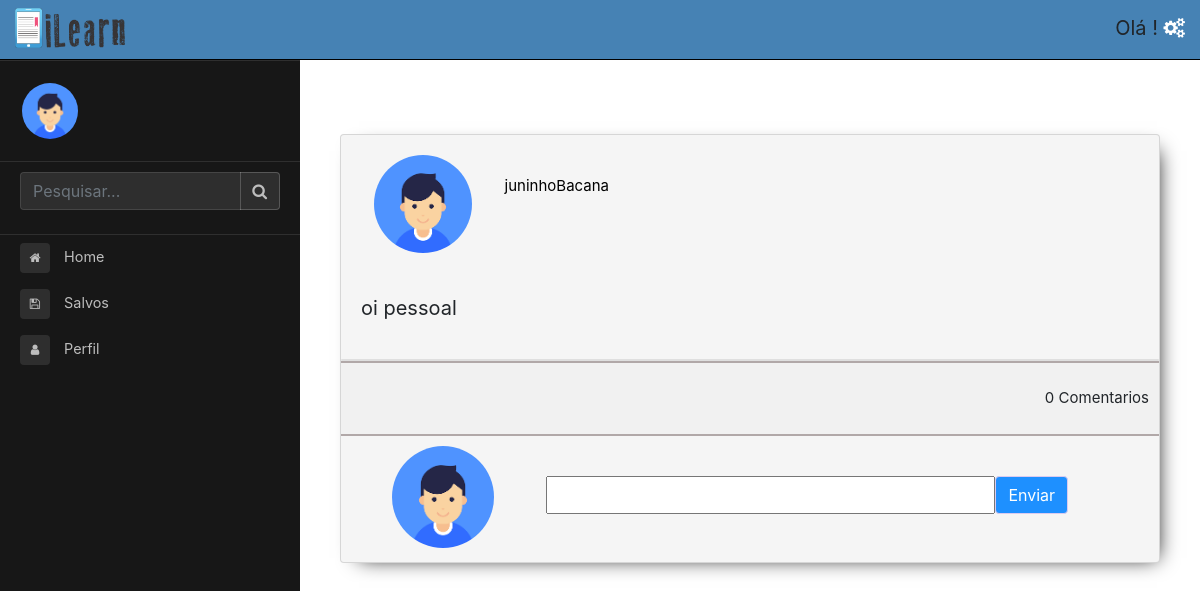
The page /ilearn-layout/post.php?idPub=136 on the database its author committed.
### tables this page shows
CREATE TABLE `publicacao` (
  `idPublicacao` int(11) NOT NULL,
  `idUsuarioPublicacao` int(11) NOT NULL,
  `textoPublicacao` varchar(5000) NOT NULL,
  `dataPublicacao` datetime NOT NULL
);

CREATE TABLE `usuario` (
  `idUsuario` int(11) NOT NULL,
  `senhaUsuario` varchar(100) NOT NULL,
  `emailUsuario` varchar(100) NOT NULL,
  `nicknameUsuario` varchar(100) NOT NULL,
  `imagemUsuario` varchar(150) NOT NULL
);

### ilearn-layout/bancoDeDados.php (called while the page is built, shortened)
<?php
class BancoDeDados {
	private $conexao;
	private $resultado;
	public function lerResultados(): array {
		return $this->resultado->fetchAll ();
	}
	public function executarSQL(string $sql): bool {
		try {
			$this->conexao->beginTransaction ();
			$this->resultado = $this->conexao->prepare ( $sql );
			$this->resultado->execute ();
			$this->conexao->commit ();
			return true;
		} catch ( Exception $e ) {
			return false;
		}
	}
	public function abrirConexao(): bool {
		try {
			$end = "mysql:host=127.0.0.1;dbname=teste";
			$conf = array (
					PDO::MYSQL_ATTR_INIT_COMMAND => "SET NAMES utf8"
			);
			$this->conexao = new PDO ( $end, "root", "", $conf );
			return true;
		} catch ( Exception $e ) {
			echo "Falha ao conectar com o banco de dados";
			exit ( 0 );
		}
	}
}
?>

### ilearn-layout/post.php (the view, shortened to what this page needs)
<?php
include "superior.php";
require_once 'bancoDeDados.php';
 $sql = "SELECT textoPublicacao, emailUsuario, idUsuario, idPublicacao, nicknameUsuario FROM publicacao
             INNER JOIN usuario ON publicacao.idUsuarioPublicacao = usuario.idUsuario WHERE idPublicacao = '{$_GET['idPub']}' ORDER BY idPublicacao DESC";
    $banco = new BancoDeDados();
        $banco->abrirConexao();
        $banco->executarSQL($sql);
        $res = $banco->lerResultados();
        foreach ($res as $pub) {
?>
            <main class="page-content">
                <div class="container-fluid margin-superior-menu">
<div class="card testePTColorgray my-4 ">
                    <div class="mensagem">
                        <a href="perfil.php">
                            <div class="avatarMensagem">
                                <img src="assets/img/avatar.png" class="rounded-circle" alt="">
                            </div>
                            <div class="nomeAvatarMensagem">
                                <p class="text-preto"><?=$pub['nicknameUsuario'];?>
                            </div>
                        </a>
                    </div>
                    <div class="card-body">
                        <div class="card-text img text-post">
                            <p style="font-size: 20px;">
                               <?=$pub['textoPublicacao'];?>
                            </p>
                        </div>
                    </div>
                    <div class="card fotoPost">
                                           </div>
            <?php
                            $coment = "SELECT idComentario,comentarioPublicado, emailUsuario, idUsuario, idPublicacao, nicknameUsuario FROM comentario
                                INNER JOIN publicacao ON comentario.idPublicacaoComentada = publicacao.idPublicacao
                                INNER JOIN usuario ON comentario.idComentador = usuario.idUsuario WHERE publicacao.idPublicacao = '{$_GET['idPub']}' ORDER BY idComentario ASC";
                        $banco->executarSQL($coment);
                        $resC = $banco->lerResultados();
                        $idCom = count($resC);?>
                    <div class="botaoMensagem cinza-claro2 py-2">
                        <p class=" mt-1"> <?php echo $idCom;?> Comentarios</p>
                    </div>
            <form action="telaComentarioDois.php" method="POST">
                    <div class="respondaMensagem">
                        <div class="avatarResponda">
                            <img src="assets/img/avatar.png" class="rounded-circle" alt="">
                        </div>
                        <div class="respondaMensagemInput">
                            <input type="text" name="comentario">
                        </div>
                        <div class="respondaMensagemBotao">
                            <button type="submit" class="btn btn-primary botao">Enviar</button>
                        </div>
                    </div>
                </form>
                </div>
                </div>
            </main>
<?php }
include "inferior.php";
?>

### ilearn-layout/assets/css/style-1.css (style rules this page uses)
a { text-decoration: none; color: #fff; }
.btn-primary { background: #7852a7 !important; border-color: #dbcbef !important; }
.text-preto { color: #000 !important; }
.cinza-claro2 { background: #f1f1f1; border-top:2px solid #b1a8a8; border-bottom:2px solid #b1a8a8; }
p { font-size: 15px; }
.mensagem { width: 100%; }
.avatarMensagem { width: 20%; float: left; text-align: center; margin: 20px 0; }
.avatarMensagem img { width: 60%; }
.nomeAvatarMensagem { width: 80%; float: left; margin-top: 40px; }
.botaoMensagem { width: 100%; float: left; padding: 10px 10px 0 10px; }
.botaoMensagem p { float: right; margin-top: 16px !important; }
.nomeAvatarMensagem { width: 80%; float: left; }
.respondaMensagem { width: 100%; margin: 10px 0; }
.avatarResponda { width: 25%; text-align: center; float: left; }
.avatarResponda img { width: 50%; }
.respondaMensagemInput { width: 55%; float: left; margin-top: 30px; }
.respondaMensagemInput input { width: 100%; height: 38px; }
.respondaMensagemBotao { width: 20%; float: left; margin-top: 30px; }
img { vertical-align: middle; }
.testePTColorgray { background-color: #e3e6e4; box-shadow: 8px 6px 20px -11px #000; }

### ilearn-layout/assets/css/custom.css (style rules this page uses)
body { font-size: .9rem; }
.page-wrapper .sidebar-wrapper, .sidebar-wrapper .sidebar-brand>a, .sidebar-wrapper .sidebar-dropdown>a:after, .sidebar-wrapper .sidebar-menu .sidebar-dropdown .sidebar-submenu li a:before, .sidebar-wrapper ul li a i, .page-wrapper .page-content, .sidebar-wrapper .sidebar-search input.search-menu, .sidebar-wrapper .sidebar-search .input-group-text, .sidebar-wrapper .sidebar-menu ul li a, .sidebar-b .sidebar-wrapper::before, #show-sidebar, #close-sidebar { -webkit-transition: all .3s ease; -moz-transition: all .3s ease; -ms-transition: all .3s ease; -o-transition: all .3s ease; transition: all .3s ease; }
@media screen and (min-width: 768px) { .page-wrapper.toggled .page-content { padding-left: 300px; } }
.page-wrapper .page-content { display: inline-block; width: 100%; padding-left: 0px; padding-top: 20px; }
.page-wrapper .page-content>div { padding: 20px 40px; }
.page-wrapper .page-content { overflow-x: hidden; }

### ilearn-layout/superior.php (style rules this page uses)
.testePTColorgray { background-color: #f5f5f5; }
.botao { background-color: #1e90ff!important; }
.margin-superior-menu { margin-top: 70px; }
.text-post { text-align: justify; }

### rows shown on the page
publicacao: usuario.nicknameUsuario "juninhoBacana", textoPublicacao "oi pessoal", idCom "0"
